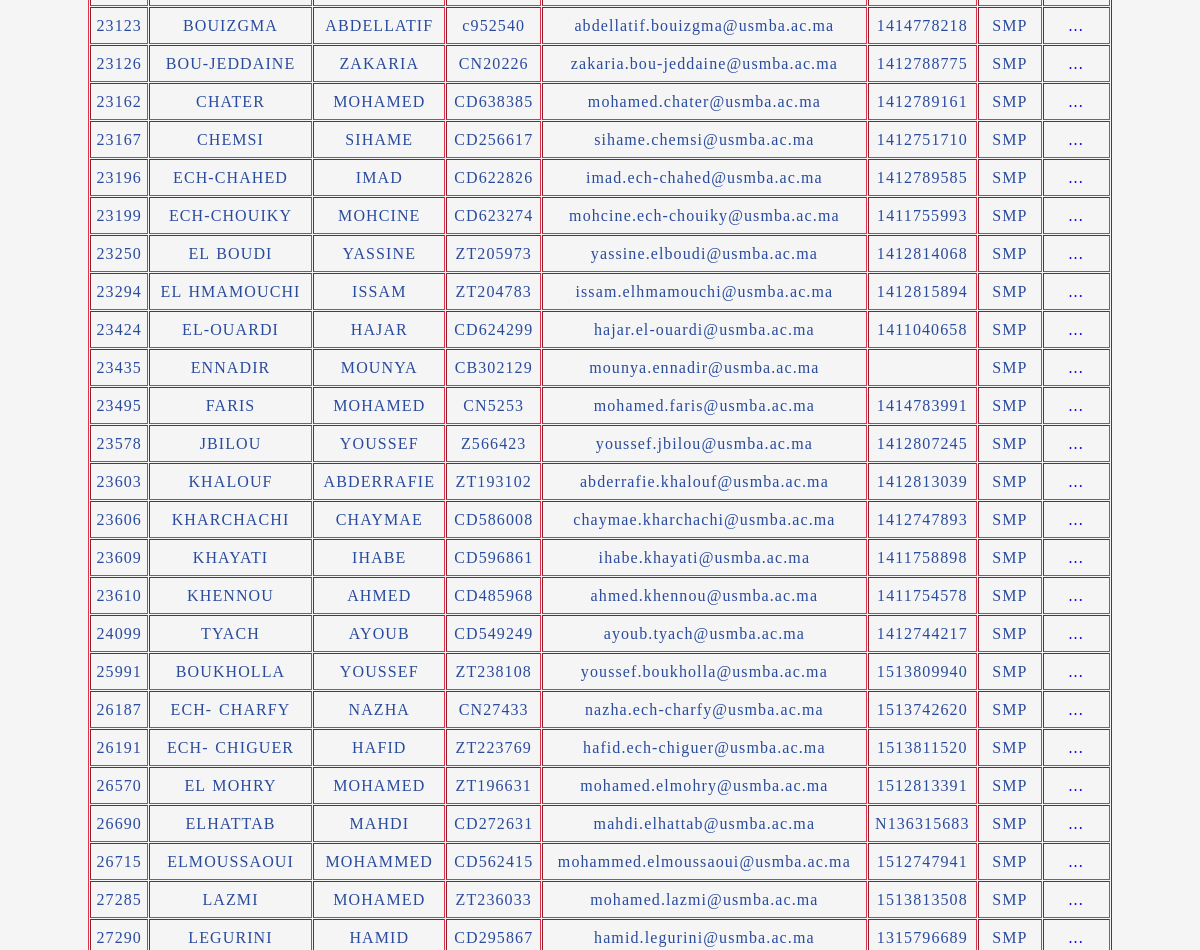
The page /website/html/students_list.php?codeF=SMP (signed in, middle part) on the database as committed earlier.
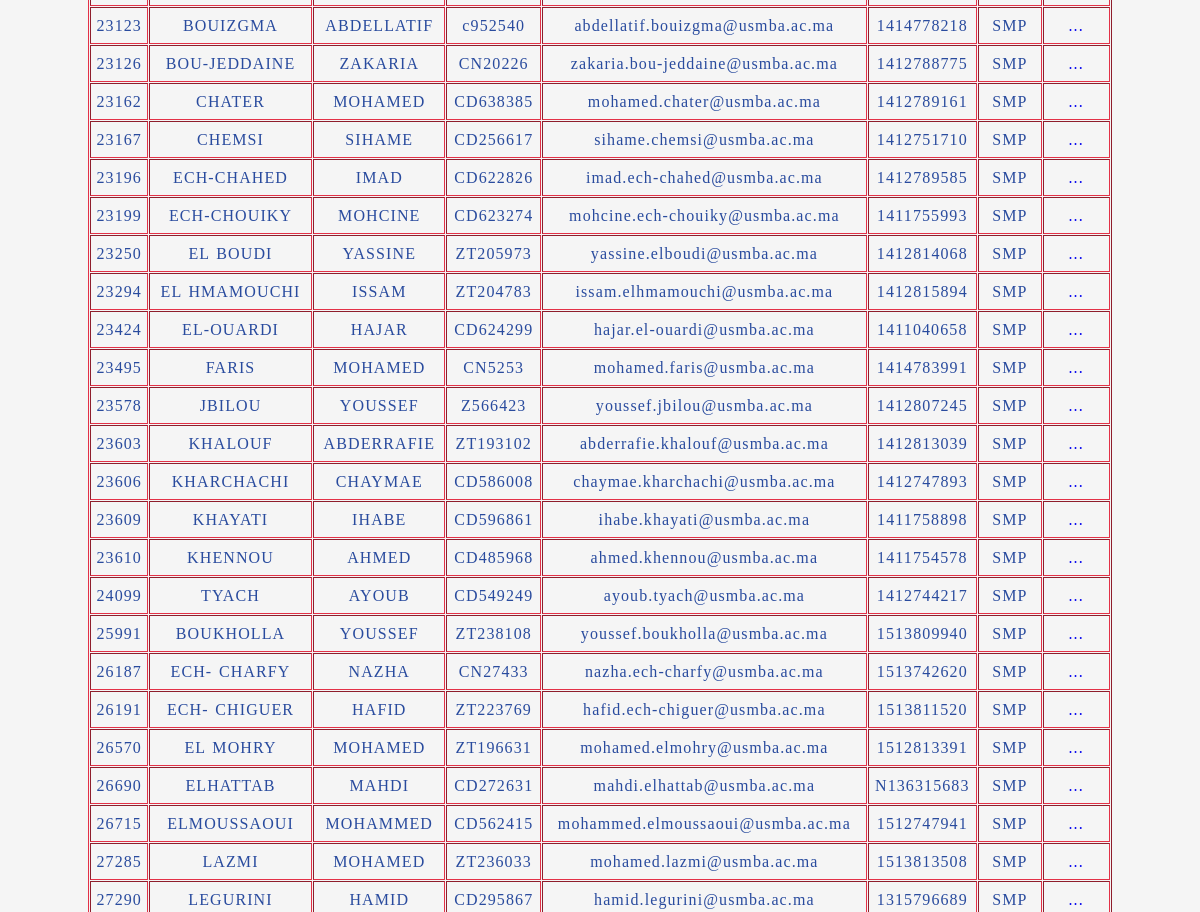
The same page on the database as committed later.
### tables this page shows
CREATE TABLE `etudiants` (
  `code_etudiant` int(6) NOT NULL,
  `nom` varchar(100) NOT NULL,
  `prenom` varchar(100) NOT NULL,
  `cin` varchar(10) NOT NULL,
  `date_inscription` varchar(10) NOT NULL,
  `email` varchar(100) NOT NULL,
  `cne` varchar(14) NOT NULL,
  `id_filiere` varchar(4) NOT NULL
);

### website/html/templates/data.php (called while the page is built, shortened)
<?php
require('config.php');
$sql = 'SELECT * FROM etudiants;';
$result = mysqli_query($conn,$sql);
$etudiants = [];
while($etudiant = mysqli_fetch_assoc($result)){
	$etudiants[] = $etudiant;
}
function getListeParFiliere($filiere){
	global $etudiants;
	$etudiants_filiere = [];
	foreach ( $etudiants as $etudiant ) {
		if ( $etudiant["id_filiere"] == $filiere ){
			$etudiants_filiere[] = $etudiant;
		}
	}
	return $etudiants_filiere;
}
?>

### website/html/students_list.php (the view, shortened to what this page needs)
 <?php
if (isset($_SESSION['user_id']) && isset($_SESSION['user_email'])) {
if(isset($_GET["codeF"])){
	$id_filiere = $_GET["codeF"];
}
else{
	$id_filiere = 'SMI';
}
require('templates/data.php');
$listeEtudiantsFiliere = getListeParFiliere($id_filiere);
$nbEtudiantsFiliere = count($listeEtudiantsFiliere);
?>
<!DOCTYPE html>
<html>
<head>
	<link rel="stylesheet" type="text/css" href="../css/style.css">
</head>
<body>
<section>
<center>
	    <table border="table" cellspacing="1px" cellpadding="5px">
			<tbody>
				<?php
				for ($i=0; $i < $nbEtudiantsFiliere ; $i++) {
					$codeE = $listeEtudiantsFiliere[$i]['code_etudiant'];
				 	echo "
					 	<tr>
						 	<td>$codeE</td>
					 		<td>{$listeEtudiantsFiliere[$i]['nom']}</td>
					 		<td>{$listeEtudiantsFiliere[$i]['prenom']}</td>
					 		<td>{$listeEtudiantsFiliere[$i]['cin']}</td>
					 		<td>{$listeEtudiantsFiliere[$i]['email']}</td>
					 		<td>{$listeEtudiantsFiliere[$i]['cne']}</td>
					 		<td>{$listeEtudiantsFiliere[$i]['id_filiere']}</td>
					 		<td>";
					 ?>
					<a style = "text-decoration: none;" class= 'details' href='student_details.php?codeE=<?=$codeE?>'> ... </a>
					<?php
					echo"  </td>
					 	</tr>
					";
				 }
				 ?>
			</tbody>
		</table>
</center>
</section>
<?php
}else {
 header("Location: index.php");
}
?>
</body>
</html>

Rows that differ between the two databases and show on the page:
removed etudiants: code_etudiant "23435", nom "ENNADIR", prenom "MOUNYA", cin "CB302129", email "mounya.ennadir@usmba.ac.ma", id_filiere "SMP"
